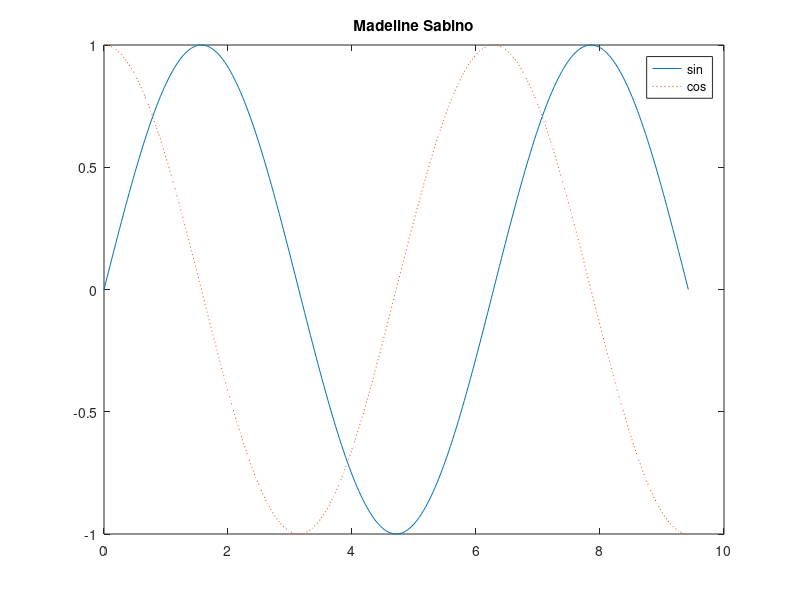

This figure's MATLAB source:
x = 0:pi/100:3*pi;
y = sin(x);
plot(x,y)
hold on
y2 = cos(x);
plot(x,y2,':')
legend('sin','cos')
hold off
title('Madeline Sabino')